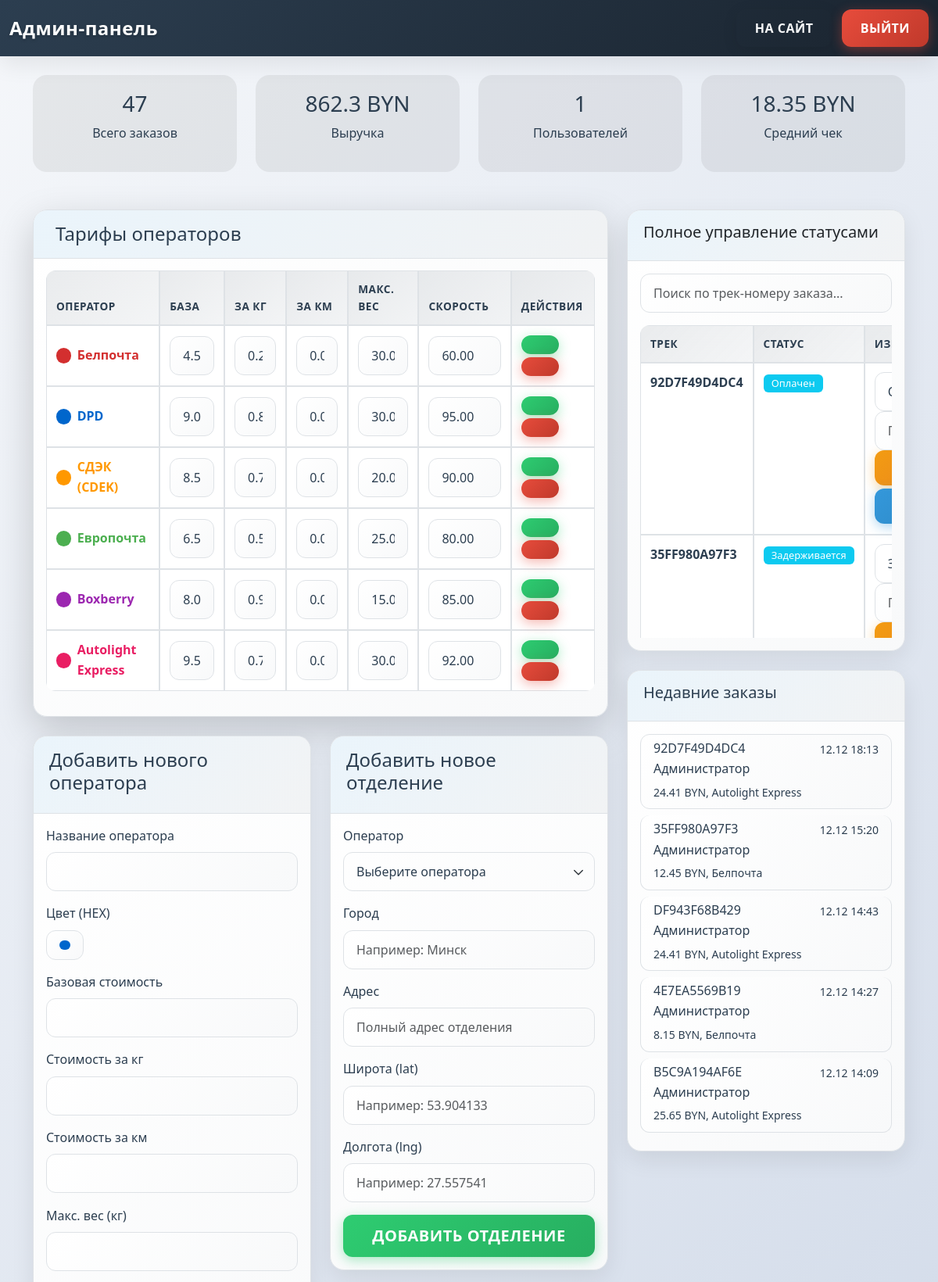
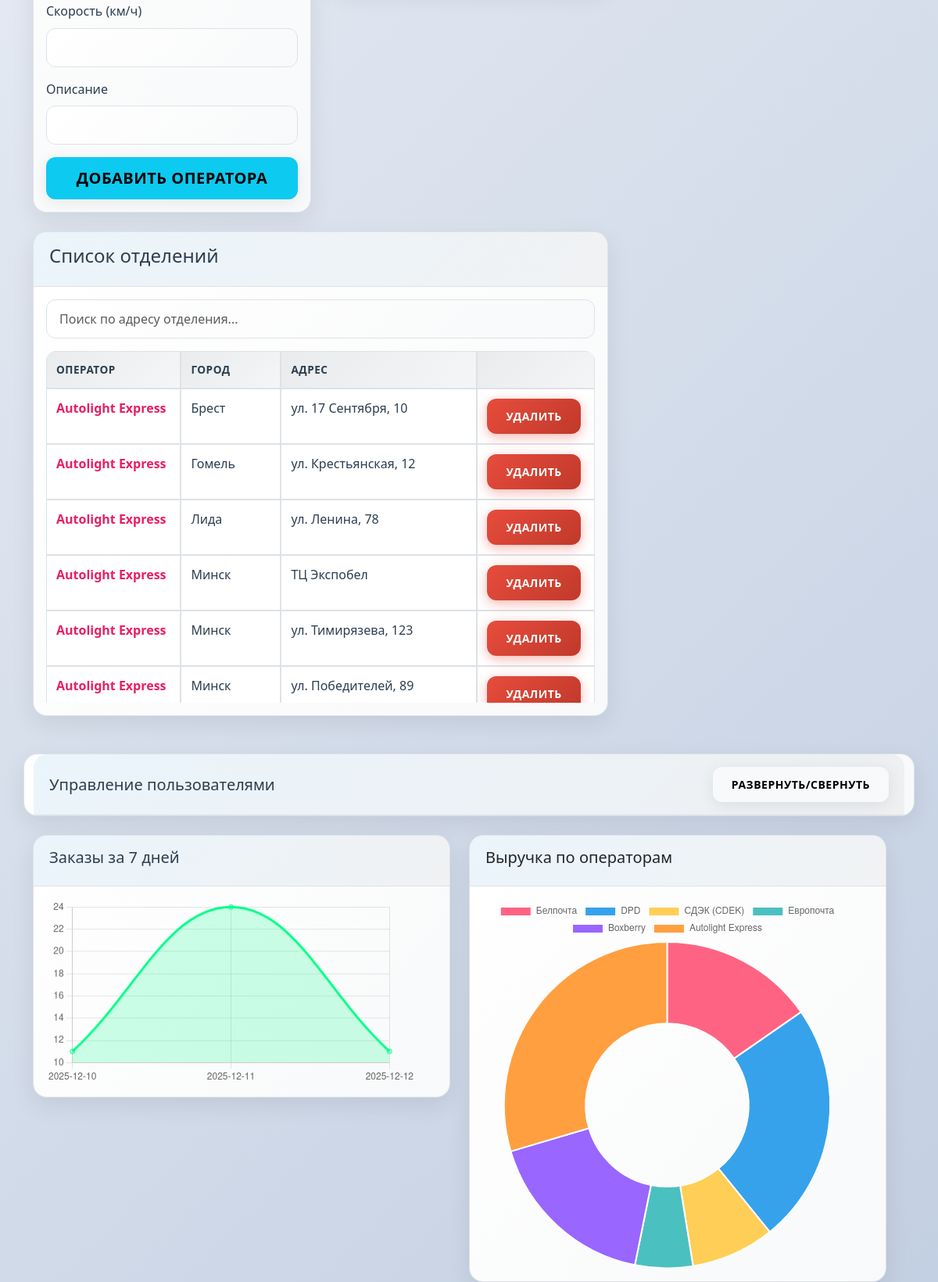
The app's page /admin/index.php (signed in), older data (2 pictures, top to bottom).
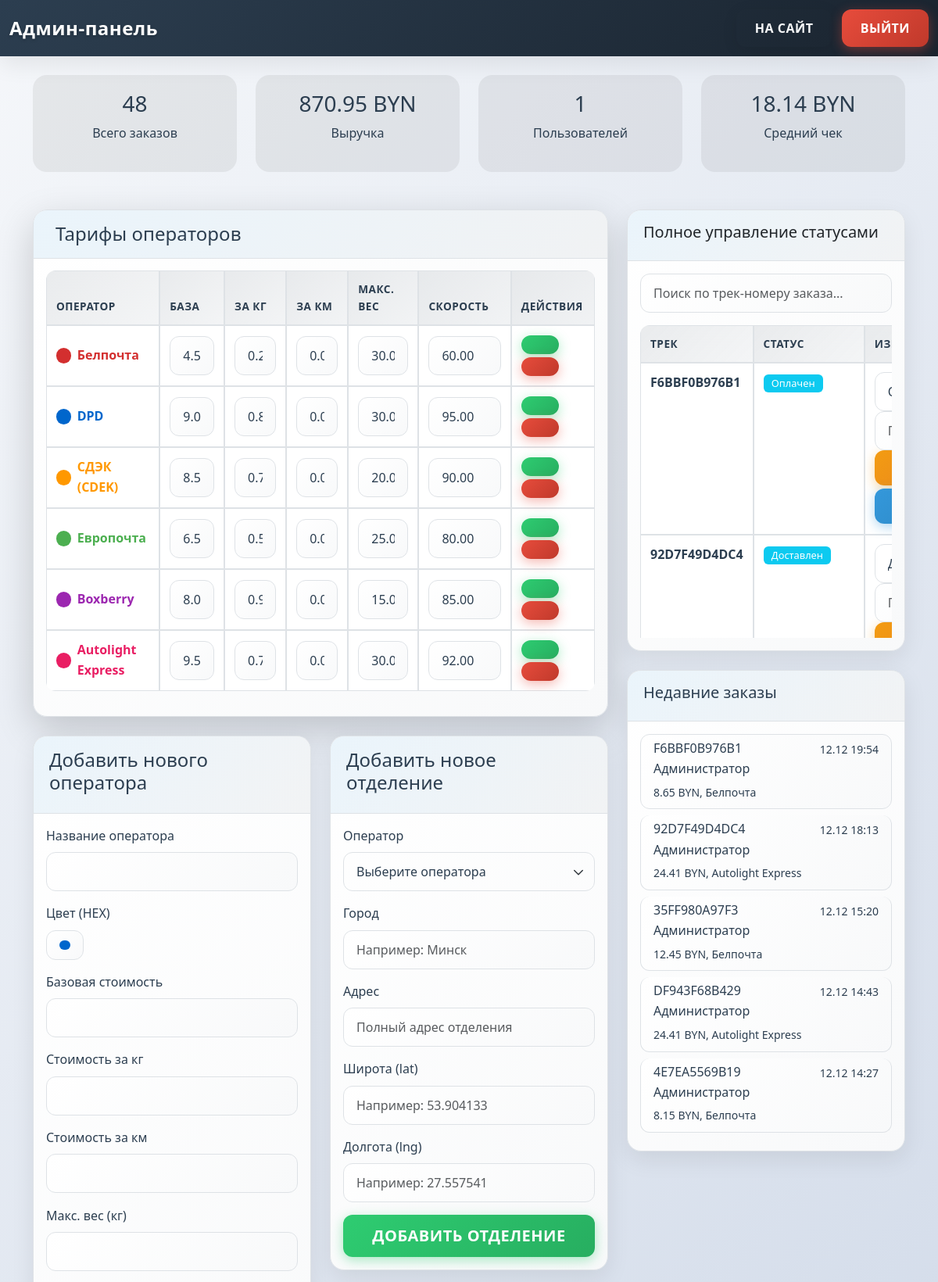
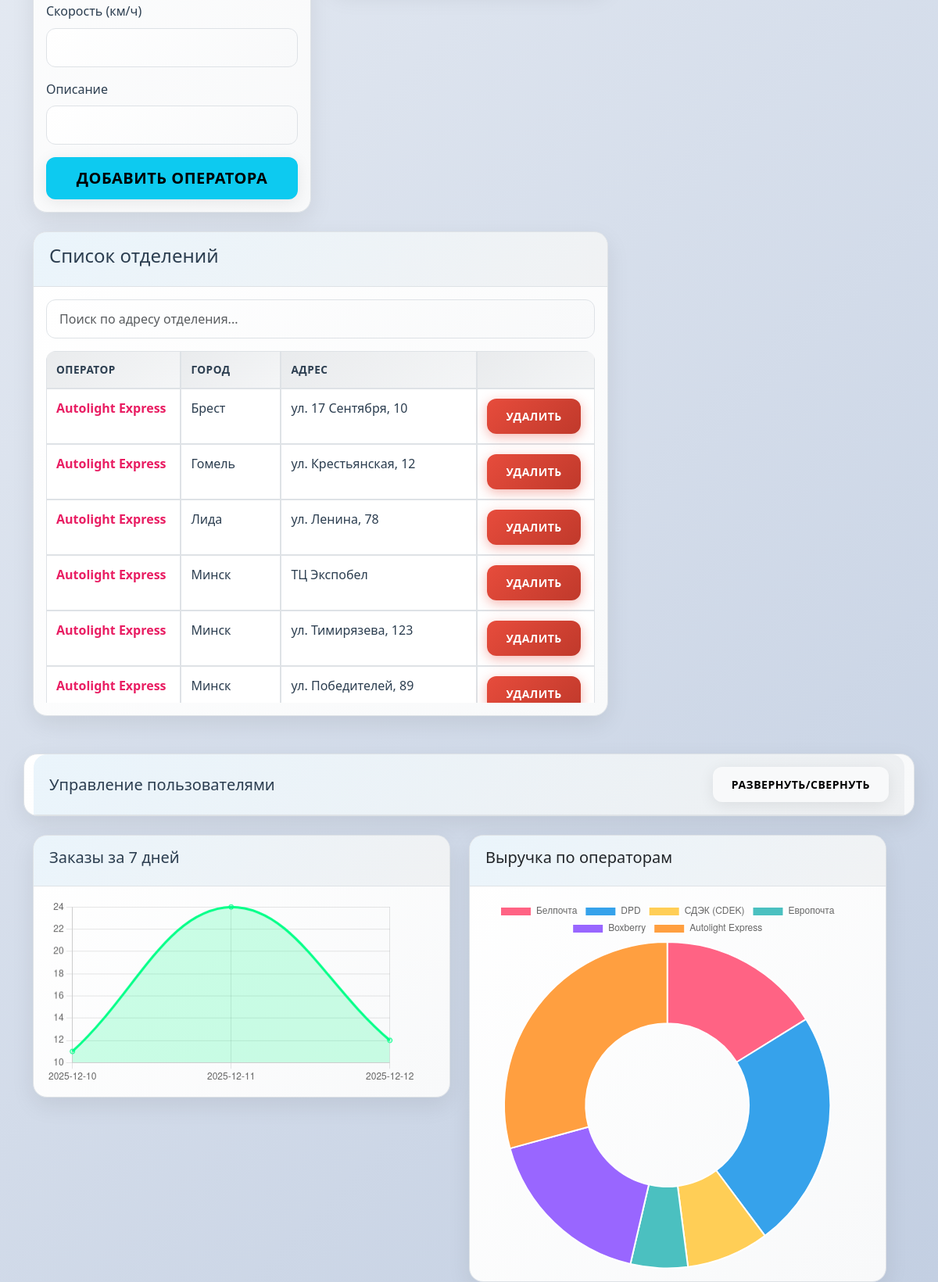
The same page, newer data (2 pictures, top to bottom).
### tables this page shows
CREATE TABLE `carriers` (
  `id` int(11) NOT NULL,
  `name` varchar(100) NOT NULL,
  `color` varchar(7) NOT NULL,
  `max_weight` decimal(6,2) NOT NULL,
  `base_cost` decimal(8,2) NOT NULL,
  `cost_per_kg` decimal(8,3) NOT NULL,
  `cost_per_km` decimal(8,4) NOT NULL,
  `speed_kmh` decimal(6,2) NOT NULL,
  `description` text DEFAULT NULL
);

CREATE TABLE `offices` (
  `id` int(11) NOT NULL,
  `carrier_id` int(11) DEFAULT NULL,
  `city` varchar(100) NOT NULL,
  `address` varchar(255) NOT NULL,
  `lat` decimal(10,8) DEFAULT NULL,
  `lng` decimal(11,8) DEFAULT NULL
);

CREATE TABLE `orders` (
  `id` int(11) NOT NULL,
  `user_id` int(11) DEFAULT NULL,
  `carrier_id` int(11) DEFAULT NULL,
  `from_office` int(11) DEFAULT NULL,
  `to_office` int(11) DEFAULT NULL,
  `weight` decimal(8,3) DEFAULT NULL,
  `cost` decimal(10,2) DEFAULT NULL,
  `delivery_hours` decimal(8,2) DEFAULT NULL,
  `track_number` varchar(20) DEFAULT NULL,
  `created_at` datetime DEFAULT current_timestamp(),
  `payment_status` varchar(20) DEFAULT 'pending',
  `tracking_status` varchar(50) DEFAULT 'created',
  `full_name` varchar(255) DEFAULT NULL,
  `home_address` text DEFAULT NULL,
  `pickup_city` varchar(100) DEFAULT NULL,
  `pickup_address` text DEFAULT NULL,
  `delivery_city` varchar(100) DEFAULT NULL,
  `delivery_address` text DEFAULT NULL,
  `desired_date` date DEFAULT NULL,
  `insurance` tinyint(1) DEFAULT 0,
  `packaging` tinyint(1) DEFAULT 0,
  `fragile` tinyint(1) DEFAULT 0,
  `payment_method` varchar(50) DEFAULT 'cash',
  `comment` text DEFAULT NULL
);

CREATE TABLE `users` (
  `id` int(11) NOT NULL,
  `login` varchar(50) NOT NULL,
  `password` varchar(255) NOT NULL,
  `name` varchar(100) DEFAULT NULL,
  `email` varchar(100) DEFAULT NULL,
  `phone` varchar(20) DEFAULT NULL,
  `role` enum('user','admin') DEFAULT 'user',
  `created_at` datetime DEFAULT current_timestamp()
);

### admin/index.php (the view, shortened to what the changed rows need)
<?php
require '../db.php';
$total_orders = $db->query("SELECT COUNT(*) FROM orders")->fetchColumn();
$total_revenue = $db->query("SELECT SUM(cost) FROM orders")->fetchColumn() ?: 0;
$columns_query = $db->query("SHOW COLUMNS FROM orders");
$existing_columns = [];
while ($row = $columns_query->fetch()) {
    $existing_columns[] = $row['Field'];
}
if (in_array('tracking_status', $existing_columns)) {
    $recent_orders = $db->query("
        SELECT o.*, c.name as carrier_name, u.name as user_name
        FROM orders o
        LEFT JOIN carriers c ON o.carrier_id = c.id
        LEFT JOIN users u ON o.user_id = u.id
        ORDER BY o.created_at DESC
        LIMIT 20
    ")->fetchAll();
}
$carriers = $db->query("SELECT * FROM carriers")->fetchAll();
$offices = $db->query("SELECT o.*, c.name as carrier_name FROM offices o LEFT JOIN carriers c ON o.carrier_id = c.id ORDER BY c.name, o.city")->fetchAll();
$status_options = [
    'created' => 'Создан',
    'paid' => 'Оплачен',
    'in_transit' => 'В пути',
    'sort_center' => 'Сорт. центр',
    'out_for_delivery' => 'У курьера',
    'delivered' => 'Доставлен',
    'delayed' => 'Задерживается',
    'cancelled' => 'Отменен',
    'returned' => 'Возвращен'
];
?>
<!DOCTYPE html>
<html lang="ru">
<head>
    <link href="https://cdn.jsdelivr.net/npm/bootstrap@5.3.3/dist/css/bootstrap.min.css" rel="stylesheet">
    <link href="../assets/css/style.css" rel="stylesheet">
</head>
<body>
<div class="container mt-4">
    <div class="row mb-5 text-gray">
        <div class="col-md-3">
            <div class="stat-card">
                <h3><?= $total_orders ?></h3>
                <p>Всего заказов</p>
            </div>
        </div>
        <div class="col-md-3">
            <div class="stat-card">
                <h3><?= round($total_revenue, 2) ?> BYN</h3>
                <p>Выручка</p>
            </div>
        </div>
        <div class="col-md-3">
            <div class="stat-card">
                <h3><?= round($total_revenue / max($total_orders,1), 2) ?> BYN</h3>
                <p>Средний чек</p>
            </div>
        </div>
    </div>
    <div class="row">
        <div class="col-lg-8 mb-4">
            <div class="row">
                <div class="col-md-12 mb-4">
                    <div class="card shadow-lg">
                        <div class="card-body">
                            <div class="table-responsive">
                                <table class="table table-hover align-middle">
                                    <thead class="table-dark">
                                        <tr>
                                            <th>Оператор</th>
                                            <th>База</th>
                                            <th>За кг</th>
                                            <th>За км</th>
                                            <th>Макс. вес</th>
                                            <th>Скорость</th>
                                            <th>Действия</th>
                                        </tr>
                                    </thead>
                                    <tbody>
                                        <?php foreach($carriers as $c): ?>
                                        <tr>
                                            <td>
                                                <div class="d-flex align-items-center">
                                                    <span class="badge rounded-pill me-2" style="background-color: <?= $c['color'] ?>">&nbsp;</span>
                                                    <strong style="color:<?= $c['color'] ?>"><?= htmlspecialchars($c['name']) ?></strong>
                                                </div>
                                            </td>
                                            <form method="POST" class="align-middle" style="display: contents;">
                                                <td><input name="base_cost" value="<?= $c['base_cost'] ?>" class="form-control form-control-sm" step="0.1"></td>
                                                <td><input name="cost_per_kg" value="<?= $c['cost_per_kg'] ?>" class="form-control form-control-sm" step="0.05"></td>
                                                <td><input name="cost_per_km" value="<?= $c['cost_per_km'] ?>" class="form-control form-control-sm" step="0.001"></td>
                                                <td><input name="max_weight" value="<?= $c['max_weight'] ?>" class="form-control form-control-sm"></td>
                                                <td><input name="speed_kmh" value="<?= $c['speed_kmh'] ?>" class="form-control form-control-sm"></td>
                                                <td>
                                                    <div class="d-flex flex-wrap gap-1">
                                                        <button type="submit" class="btn btn-sm btn-success me-1" title="Сохранить изменения"><i class="fas fa-save"></i></button>
                                                        <form method="POST" class="d-inline" onsubmit="return confirm('Удалить оператора <?= addslashes(htmlspecialchars($c['name'])) ?>?');">
                                                            <button type="submit" class="btn btn-sm btn-danger" title="Удалить"><i class="fas fa-trash"></i></button>
                                                        </form>
                                                    </div>
                                                </td>
                                            </form>
                                        </tr>
                                        <?php endforeach; ?>
                                    </tbody>
                                </table>
                            </div>
                        </div>
                    </div>
                </div>
                <div class="col-md-12 mb-4">
                    <div class="card">
                        <div class="card-body">
                            <div class="table-responsive" style="max-height: 450px; overflow-y: auto;">
                                <table class="table table-hover">
                                    <thead class="table-dark sticky-top">
                                        <tr>
                                            <th>Оператор</th>
                                            <th>Город</th>
                                            <th>Адрес</th>
                                            <th></th>
                                        </tr>
                                    </thead>
                                    <tbody id="office-table-body">
                                        <?php foreach($offices as $office): ?>
                                        <tr>
                                            <td><strong style="color:<?= $office['carrier_id'] ? $carriers[array_search($office['carrier_id'], array_column($carriers, 'id'))]['color'] ?? '#000000' : '#000000' ?>"><?= htmlspecialchars($office['carrier_name'] ?? 'Н/Д') ?></strong></td>
                                            <td><?= htmlspecialchars($office['city']) ?></td>
                                            <td id="office-address-<?= $office['id'] ?>"><?= htmlspecialchars($office['address']) ?></td>
                                            <td>
                                                <form method="POST" class="d-inline" onsubmit="return confirm('Удалить отделение в <?= addslashes(htmlspecialchars($office['city'])) ?>, <?= addslashes(htmlspecialchars($office['address'])) ?>?');">
                                                    <button type="submit" class="btn btn-danger btn-sm">Удалить</button>
                                                </form>
                                            </td>
                                        </tr>
                                        <?php endforeach; ?>
                                    </tbody>
                                </table>
                            </div>
                        </div>
                    </div>
                </div>
            </div>
        </div>
        <div class="col-lg-4 mb-4">
            <div class="card mb-4" id="order-status-full">
                <div class="card-body">
                    <div class="table-responsive" style="max-height: 400px; overflow-y: auto;">
                        <table class="table table-hover">
                            <thead class="table-dark sticky-top">
                                <tr>
                                    <th>Трек</th>
                                    <th>Статус</th>
                                    <th>Изменить</th>
                                </tr>
                            </thead>
                            <tbody id="order-status-table-body">
                                <?php foreach(array_slice($recent_orders, 0, 10) as $order): ?>
                                <tr>
                                    <td><strong><?= htmlspecialchars($order['track_number']) ?></strong></td>
                                    <td>
                                        <span class="badge bg-info status-badge">
                                            <?= htmlspecialchars($status_options[$order['tracking_status'] ?? 'created'] ?? 'Обработан') ?>
                                        </span>
                                    </td>
                                    <td>
                                        <div class="d-flex flex-column gap-1">
                                            <form method="POST" class="d-inline status-form" onsubmit="updateStatus(event, <?= $order['id'] ?>)">
                                                <select name="new_status" class="form-select form-select-sm d-inline w-auto me-1 status-select" data-order-id="<?= $order['id'] ?>"
                                                    <?php if ($order['tracking_status'] === 'out_for_delivery' && $order['courier_id']): ?>disabled title="Ожидание подтверждения курьером"<?php endif; ?>>
                                                    <?php foreach($status_options as $status_key => $status_name): ?>
                                                    <option value="<?= $status_key ?>" <?= (($order['tracking_status'] ?? 'created') == $status_key) ? 'selected' : '' ?>
                                                        <?php if ($order['tracking_status'] === 'out_for_delivery' && $order['courier_id'] && !in_array($status_key, ['out_for_delivery', 'sort_center', 'delivered'])): ?>disabled<?php endif; ?>>
                                                        <?= $status_name ?>
                                                    </option>
                                                    <?php endforeach; ?>
                                                </select>
                                                <input type="text" name="status_reason" class="form-control form-control-sm d-inline w-auto me-1" placeholder="Причина (опционально)" style="max-width: 150px;">
                                                <?php if ($order['tracking_status'] === 'out_for_delivery' && $order['courier_id']): ?>
                                                    <button class="btn btn-sm btn-warning" disabled title="Ожидание подтверждения курьером">Изменить</button>
                                                    <small class="text-warning">Ожидание курьера</small>
                                                <?php else: ?>
                                                    <button class="btn btn-sm btn-warning">Изменить</button>
                                                <?php endif; ?>
                                            </form>
                                            <a href="../track.php?track=<?= urlencode($order['track_number']) ?>" class="btn btn-sm btn-primary">Перейти</a>
                                        </div>
                                    </td>
                                </tr>
                                <?php endforeach; ?>
                            </tbody>
                        </table>
                    </div>
                </div>
            </div>
            <div class="card">
                <div class="card-body">
                    <div class="list-group">
                        <?php foreach(array_slice($recent_orders, 0, 5) as $order): ?>
                        <a href="#" class="list-group-item list-group-item-action">
                            <div class="d-flex w-100 justify-content-between">
                                <h6 class="mb-1"><?= htmlspecialchars($order['track_number']) ?></h6>
                                <small><?= date('d.m H:i', strtotime($order['created_at'])) ?></small>
                            </div>
                            <p class="mb-1"><?= htmlspecialchars($order['user_name'] ?? 'Н/Д') ?></p>
                            <small><?= $order['cost'] ?> BYN, <?= htmlspecialchars($order['carrier_name'] ?? 'Н/Д') ?></small>
                        </a>
                        <?php endforeach; ?>
                    </div>
                </div>
            </div>
        </div>
    <div class="row">
        <div class="col-md-6">
            <div class="card">
                <div class="card-body">
                    <canvas id="chartDays"></canvas>
                </div>
            </div>
        </div>
        <div class="col-md-6">
            <div class="card">
                <div class="card-body">
                    <canvas id="chartCarriers"></canvas>
                </div>
            </div>
        </div>
    </div>
</body>
</html>

Row changes from the older to the newer data that the page shows:
no longer on one of the page's lists (row unchanged): orders: track_number "35FF980A97F3", tracking_status "Задерживается"
no longer on this page (row unchanged): orders: track_number "B5C9A194AF6E", created_at "12.12 14:09", user.name "Администратор", cost "25.65", carrier.name "Autolight Express", shown under "Недавние заказы"
added orders: track_number "F6BBF0B976B1", tracking_status "Оплачен", new_status "Оплачен", created_at "12.12 19:54", user.name "Администратор", cost "8.65", carrier.name "Белпочта"
changed orders "92D7F49D4DC4": tracking_status "Оплачен" → "Доставлен"; new_status "Оплачен" → "Доставлен"
Text that changed along with them:
$total_orders: "47" → "48"
$total_revenue: "862.3" → "870.95"
$total_revenue / max($total_orders,1): "18.35" → "18.14"
chart data {{ json_encode(array_column($stats_days, 'cnt')) }}: [11,24,11] → [11,24,12]
chart data {{ json_encode(array_column($stats_carriers, 'revenue')) }}: ["132.24","205.59","71.38","49.28","148.80","255.01"] → ["140.89","205.59","71.38","49.28","148.80","255.01"]
